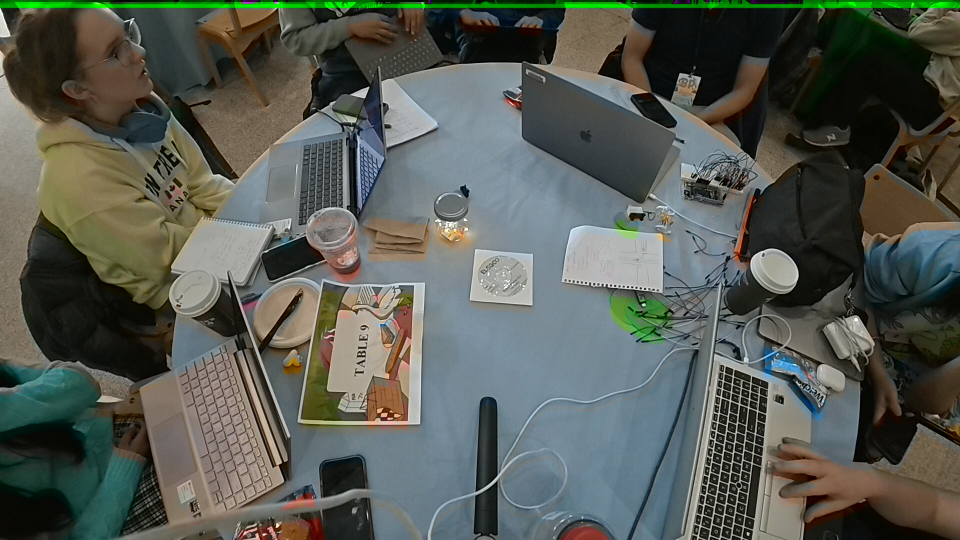
#> input picture CV Stuff/Test3.jpg, 1920 x 1080 px (shown at 1/2 size)
$ python Test.py
#> lines starting #> are read from the running program, lines starting #| are printed output that depends on the picture
import cv2 as cv
import numpy as np
import matplotlib.pyplot as plt

img = cv.imread('Test3.jpg')
#> img is the input picture: shape (1080, 1920, 3); mean B, G, R 82.8, 90.5, 85.9
assert img is not None, "file could not be read, check with os.path.exists()"

pts1 = np.float32([[950,497],[1066,507],[939,602],[1066,612]])
# pts2 = np.float32([[0,0],[300,0],[0,300],[300,300]])
pts2 = np.float32([[200,200],[300,200],[200,300],[300,300]])

M = cv.getPerspectiveTransform(pts1,pts2)
# dst = cv.warpPerspective(img,M,(300,300))
dst = cv.warpPerspective(img,M,(500,500))
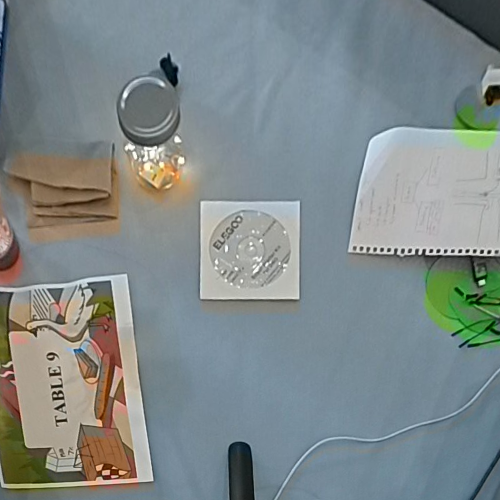
#> dst: shape (500, 500, 3); mean B, G, R 137.9, 137.1, 127.4

cv.imshow('Webcam', dst)
cv.waitKey(0)

$ run again, with CV Stuff/Test2.jpg copied over CV Stuff/Test3.jpg
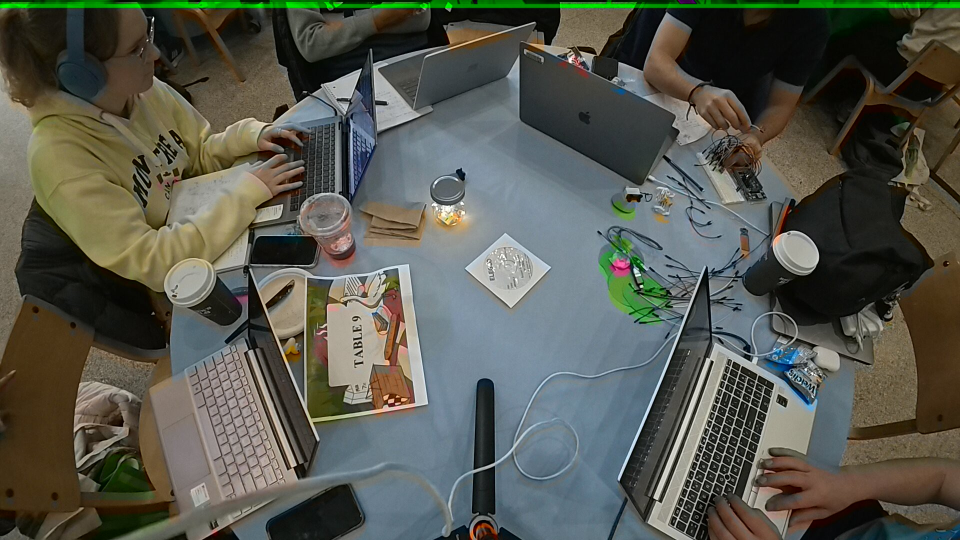
#> input picture CV Stuff/Test2.jpg, 1920 x 1080 px (shown at 1/2 size)
#> img is the input picture: shape (1080, 1920, 3); mean B, G, R 78.4, 88, 86.2
#> `dst = cv.warpPerspective(img,M,(500,500))`:
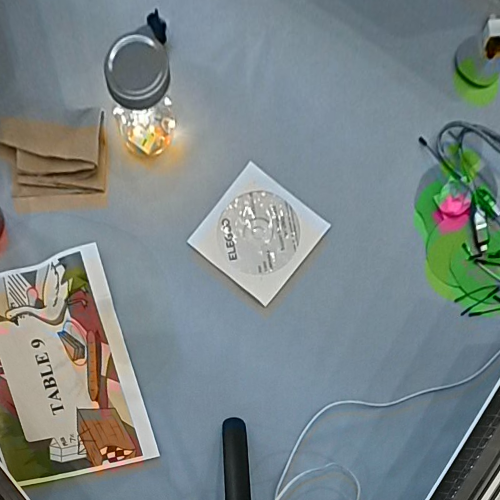
#> dst: shape (500, 500, 3); mean B, G, R 134.3, 133.2, 122.3

$ run again, with CV Stuff/map.jpg copied over CV Stuff/Test3.jpg
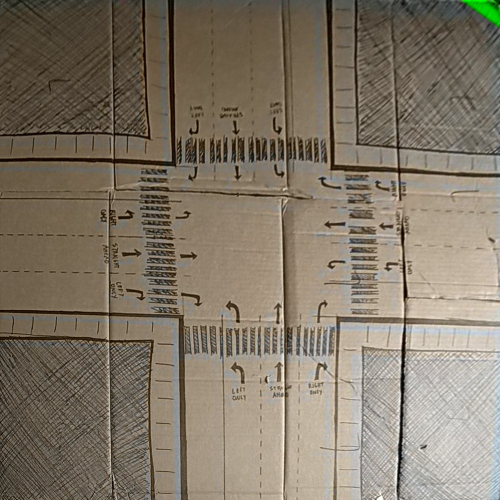
#> input picture CV Stuff/map.jpg, 1000 x 1000 px (shown at 1/2 size)
#> img is the input picture: shape (1000, 1000, 3); mean B, G, R 103.7, 119.4, 129.9
#> `dst = cv.warpPerspective(img,M,(500,500))`:
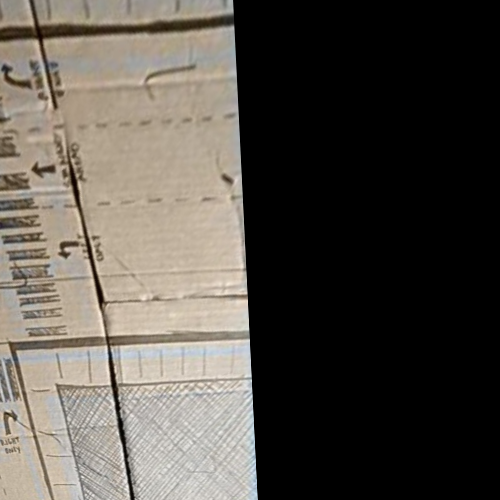
#> dst: shape (500, 500, 3); mean B, G, R 73, 79.9, 85
